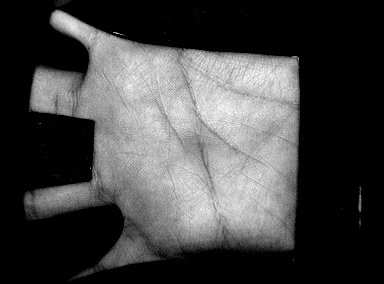
#> input picture Palmprint Segmentation/imagini/PolyU_379_F_10(1).bmp, 384 x 284 px, given in place of PolyU_381_S_10.bmp, which was not available; the run also reads 1 picture not shown here
$ jupyter execute --allow-errors 'Palmprint identification.ipynb'   (text cells are left out)
#> lines starting #> are read from the running program, lines starting #| are printed output that depends on the picture; after the words box and inside, x2 and y2 are one past the last pixel; in counts of white or black regions, pixels touching at a corner belong together; long printed decimals are rounded; pictures that were not available may be replaced by others from this repository, and a replacement may not be noted
[cell 1]
import matplotlib.image as img
import matplotlib.pyplot as plt
import os
import warnings
import numpy as np
import cv2
import tqdm

warnings.filterwarnings("ignore")

[cell 2]
len(os.listdir('./imagini'))

[cell 3]
all_files = os.listdir('./imagini')
all_files[:10]

[cell 4]
image = img.imread('./imagini/PolyU_381_S_10.bmp')
#> image is the input picture: shape (284, 384); min 0, max 255, mean 68.6
image.shape

[cell 5]
def see_test_image(filename):
#> called with filename = './imagini/PolyU_386_F_08.bmp'
    gray = cv2.imread(filename, 0)
    image = cv2.merge([gray, gray, gray])
    print('Shape: ', image.shape)
#| Shape:  (284, 384, 3)

    fig = plt.figure(figsize=(7,7))
    plt.imshow(image)
    plt.show()

see_test_image('./imagini/PolyU_386_F_08.bmp')

[cell 6]
def visualize_image(image, title=None):
    fig = plt.figure(figsize=(7,7))

    if len(list(image.shape)) == 2:
        image = cv2.cvtColor(image, cv2.COLOR_GRAY2RGB)

    plt.imshow(image)
    if title != None:
        plt.title(title, fontdict = {'fontsize' : 10})
    plt.show()

[cell 7]
def gaussian_blur(original_img, filter_size):
#> called with filter_size = (7, 7)
    return cv2.GaussianBlur(original_img, filter_size, 0)

def visualize_original_blurred_in_comparison(filename, filter_size, blur_function):
    original_img = cv2.imread(filename)
    blur = blur_function(original_img, filter_size)
    visualize_image(original_img, title='The original image')
    visualize_image(blur, title='The blurred image')

visualize_original_blurred_in_comparison(
    filename='./imagini/PolyU_386_F_08.bmp',
    filter_size=(7,7),
    blur_function=gaussian_blur)

[cell 8]
def visualize_original_vs_modified(original_img, modified):
    visualize_image(original_img, title='ORIGINAL')
    visualize_image(modified, title='MODIFIED')

def thresholding_to_binary(image):
    return cv2.threshold(image, 120, 255, cv2.THRESH_BINARY)[1]
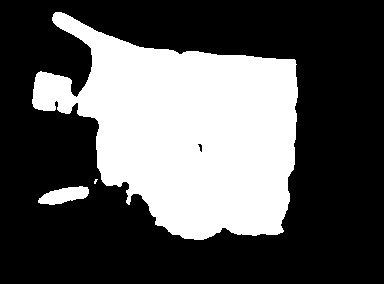
#> returned value: shape (284, 384); 34.1% white; 3 white regions (1 under 20 px), largest, box (x1, y1, x2, y2) and area: (32, 12, 298, 240) 36551, (38, 186, 89, 205) 615

filter_size = (9,9)
original_img = cv2.imread('./imagini/PolyU_386_F_08.bmp', 0)
modified_img = gaussian_blur(original_img, filter_size)
modified_img = thresholding_to_binary(modified_img)
visualize_original_vs_modified(original_img, modified_img)

[cell 9]
def get_starting_points_white(image):
    image = modified_img

    lines = image.shape[0]
    columns = image.shape[1]

    starting_points_white = []

    for i in range(lines):
        for j in range(columns):
            if image[i][j] == 0:
                continue
            else:
                starting_points_white.append((i, j))
                break

    sorted_coordinates_based_on_line_and_after_column = sorted(sorted(starting_points_white, key=lambda x: x[0]),
                                                key=lambda x: x[1], reverse=True)
    return sorted_coordinates_based_on_line_and_after_column

[cell 10]
sorted_coordinates_based_on_line_and_after_column = get_starting_points_white(image)
#> sorted_coordinates_based_on_line_and_after_column = 228 pairs, first value 12 to 239, second value 32 to 194

[cell 11]
sorted_coordinates_based_on_line_and_after_column[:30]
#> Out = 30 pairs, first value 206 to 239, second value 149 to 194

[cell 12]
image= modified_img

def get_contour_left_hand_side(image):
    # the countour if a point which has at least different neighbour

    lines = image.shape[0]
    columns = image.shape[1]

    countour_points = []

    for i in range(1, lines-1):
        for j in range(1, columns // 2): # the boundaries should be in the first half of the image
            if image[i][j] != image[i][j + 1] or image[i][j] != image[i][j - 1] or \
               image[i][j] != image[i - 1][j] or image[i][j] != image[i + 1][j]:
                countour_points.append((i, j))

    return countour_points

countour_points = get_contour_left_hand_side(image)
#> countour_points = 1473 pairs, first value 11 to 239, second value 31 to 191

def visualize_contour_points(grayscale_only, countour_points):
    image = cv2.merge([grayscale_only, grayscale_only, grayscale_only])
    fig, (ax1, ax2) = plt.subplots(1,2,figsize=(15,8))
    ax1.imshow(image)

    lines = image.shape[0]
    columns = image.shape[1]

    for i in range(lines):
        for j in range(columns):
            if list(set(image[i][j]))[0] == 0:
                image[i][j] = [255, 255, 255]
#> image: shape (284, 384, 3); every value is 255

    for coords in countour_points:
        image[coords[0]][coords[1]] = [125, 125, 125]
#> this loop made 1473 passes
#> coords on passes 1 to 3: (11, 55), (11, 56), (11, 57)
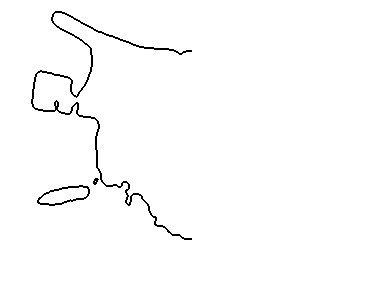
#> image: shape (284, 384, 3); values 125 (black) and 255 (white), 98.6% white; black in thin lines or dots, all inside (x1, y1, x2, y2) = (31, 11, 192, 240)

    ax2.imshow(image)
    ax2.set_title("Contour left hand side")
    plt.show()
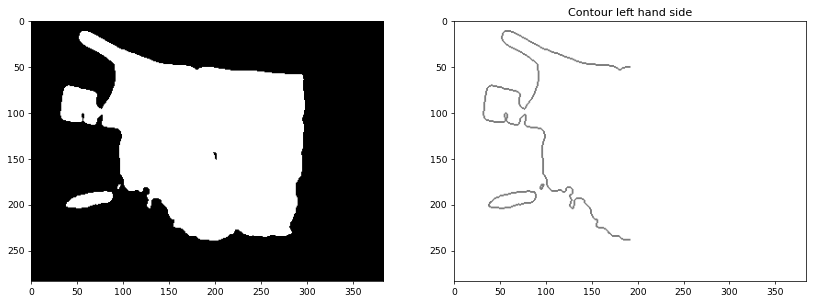
#> figure drawn by matplotlib, 2 panels

visualize_contour_points(image, countour_points)

[cell 13]
def get_coordinates_zones_between_fingers(image):
    lines = image.shape[0]
    columns = image.shape[1]

    # between fingers there should be  at least 3 zones with black and 4 zones with white
    # if on a column we have smth like this it means the zones between fingers are started

    for col in range(columns // 2):
        fingers_detected_coords = []
        black_zones_detected_coords = []
        for line in range(lines - 1):
            if image[line][col] == 0 and black_zones_detected_coords == [] and fingers_detected_coords == []:
                black_zones_detected_coords.append((line, col))
            elif image[line][col] == 255 and black_zones_detected_coords == [] and fingers_detected_coords == []:
                fingers_detected_coords.append((line, col))
            elif image[line][col] == 0 and image[line + 1][col] == 255:
                black_zones_detected_coords.append((line, col))
            elif image[line][col] == 255 and image[line + 1][col] == 0:
                fingers_detected_coords.append((line, col))
        if len(fingers_detected_coords) == 4:
            break

    return fingers_detected_coords

fingers_detected_coords = get_coordinates_zones_between_fingers(image)
#> fingers_detected_coords = [(24, 55), (101, 55), (109, 55), (203, 55)]
fingers_detected_coords
#> Out = [(24, 55), (101, 55), (109, 55), (203, 55)]

[cell 14]
def get_complete_boundaries_between_fingers(image):
    fingers_detected_coords = get_coordinates_zones_between_fingers(image)
#> fingers_detected_coords = [(24, 55), (101, 55), (109, 55), (203, 55)]
    contour_points = get_contour_left_hand_side(image)
#> contour_points has the same summary as countour_points outside get_complete_boundaries_between_fingers

    lower_bound_x_boundary12 = fingers_detected_coords[0][0]
#> lower_bound_x_boundary12 = 24
    upper_bound_x_boundary12 = fingers_detected_coords[1][0]
#> upper_bound_x_boundary12 = 101

    lower_bound_x_boundary34 = fingers_detected_coords[2][0]
#> lower_bound_x_boundary34 = 109
    upper_bound_x_boundary34 = fingers_detected_coords[3][0]
#> upper_bound_x_boundary34 = 203

    boundary12_coordinates_set = []
    boundary34_coordinates_set = []

    for coordinates in contour_points:
        if coordinates[0] > lower_bound_x_boundary12 and coordinates[0] < upper_bound_x_boundary12:
            boundary12_coordinates_set.append(coordinates)
        elif coordinates[0] > lower_bound_x_boundary34 and coordinates[0] < upper_bound_x_boundary34:
            boundary34_coordinates_set.append(coordinates)
#> this loop made 1473 passes
#> after the loop, boundary12_coordinates_set = 541 pairs, first value 25 to 100, second value 31 to 191; boundary34_coordinates_set = 576 pairs, first value 110 to 202, second value 37 to 146

    return boundary12_coordinates_set, boundary34_coordinates_set

boundary12_coordinates_set, boundary34_coordinates_set = get_complete_boundaries_between_fingers(image)

print('boundary12_coordinates_set = ', boundary12_coordinates_set[:10], "etc.")
#| boundary12_coordinates_set =  [(25, 55), (25, 56), (25, 85), (25, 86), (25, 87), (25, 88), (26, 56), (26, 57), (26, 58), (26, 87)] etc.
print('boundary34_coordinates_set = ', boundary34_coordinates_set[:10], "etc.")
#| boundary34_coordinates_set =  [(110, 38), (110, 39), (110, 40), (110, 41), (110, 42), (110, 43), (110, 44), (110, 45), (110, 46), (110, 47)] etc.

[cell 15]
def visualize_complete_boundaries(grayscale_only, boundary12_coordinates_set, boundary34_coordinates_set):
    image = cv2.merge([grayscale_only, grayscale_only, grayscale_only])
    fig, (ax1, ax2) = plt.subplots(1,2,figsize=(15,8))
    ax1.imshow(image)

    lines = image.shape[0]
    columns = image.shape[1]

    for i in range(lines):
        for j in range(columns):
            if list(set(image[i][j]))[0] == 0:
                image[i][j] = [255, 255, 255]

    for coords in countour_points:
        image[coords[0]][coords[1]] = [125, 125, 125]

    for coords in boundary12_coordinates_set:
        image[coords[0]][coords[1]] = [0, 255, 0]
#> this loop made 541 passes
#> coords on passes 1 to 3: (25, 55), (25, 56), (25, 85)
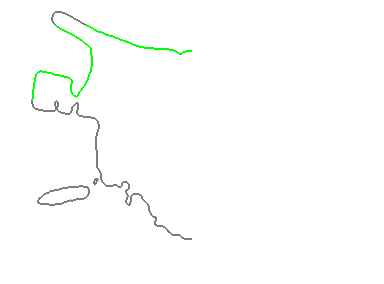
#> image: shape (284, 384, 3); 0.5% of pixels changed, all inside (x1, y1, x2, y2) = (31, 25, 192, 101); drawn as B, G, R

    for coords in boundary34_coordinates_set:
        image[coords[0]][coords[1]] = [0, 255, 0]
#> this loop made 576 passes
#> coords on passes 1 to 3: (110, 38), (110, 39), (110, 40)
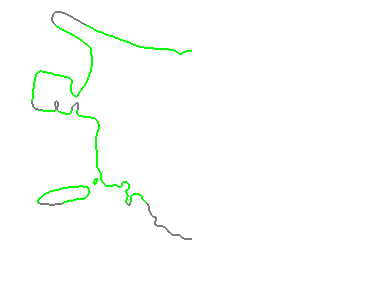
#> image: shape (284, 384, 3); 0.53% of pixels changed, all inside (x1, y1, x2, y2) = (37, 110, 147, 203); drawn as B, G, R

    ax2.imshow(image)
    plt.show()

visualize_complete_boundaries(image, boundary12_coordinates_set, boundary34_coordinates_set)

[cell 16]
def get_starting_points_white(image):
    lines = image.shape[0]
    columns = image.shape[1]

    starting_points_white = []

    for i in range(lines):
        for j in range(columns):
            if image[i][j] == 0:
                continue
            else:
                starting_points_white.append((i, j))
                break

    sorted_coordinates_based_on_line_and_after_column = sorted(sorted(starting_points_white, key=lambda x: x[0]),
                                                key=lambda x: x[1], reverse=True)
    return sorted_coordinates_based_on_line_and_after_column

[cell 17]
def get_extreme_boundaries_of_the_gaps_between_fingers_12_34(image):
    sorted_extreme_point_based_on_line_and_after_column = get_starting_points_white(image)
#> sorted_extreme_point_based_on_line_and_after_column has the same summary as sorted_coordinates_based_on_line_and_after_column outside get_extreme_boundaries_of_the_gaps_between_fingers_12_34

    lower_bound_x_boundary12 = 40
    upper_bound_x_boundary12 = 130

    lower_bound_x_boundary34 = 200
    upper_bound_x_boundary34 = 270

    boundary12_extreme_point = None
    boundary34_extreme_point = None

    for coordinates in sorted_extreme_point_based_on_line_and_after_column:
        if coordinates[0] > lower_bound_x_boundary12 and coordinates[0] < upper_bound_x_boundary12:
            boundary12_extreme_point = coordinates
            break
#> this loop made 46 passes
#> boundary12_extreme_point on pass 46: (124, 99)

    for coordinates in sorted_extreme_point_based_on_line_and_after_column:
        if coordinates[0] > lower_bound_x_boundary34 and coordinates[0] < upper_bound_x_boundary34:
            boundary34_extreme_point = coordinates
            break
#> this loop made 1 pass
#> boundary34_extreme_point on pass 1: (239, 194)

    return boundary12_extreme_point, boundary34_extreme_point


boundary12_extreme_point, boundary34_extreme_point = get_extreme_boundaries_of_the_gaps_between_fingers_12_34(image)
#> boundary12_extreme_point = (124, 99); boundary34_extreme_point = (239, 194)

print('boundary12_extreme_point = ', boundary12_extreme_point)
#| boundary12_extreme_point =  (124, 99)
print('boundary34_extreme_point = ', boundary34_extreme_point)
#| boundary34_extreme_point =  (239, 194)

[cell 18]
def visualize_chosen_boundaries(grayscale_only, boundary12_extreme_point, boundary34_extreme_point):
#> called with boundary12_extreme_point = (124, 99), boundary34_extreme_point = (239, 194)
    image = cv2.merge([grayscale_only, grayscale_only, grayscale_only])
    image[boundary12_extreme_point[0]][boundary12_extreme_point[1]] = [255, 0, 0]
#> image: shape (284, 384, 3); mean of channels 0, 1, 2 86.9, 86.9, 86.9
    image[boundary34_extreme_point[0]][boundary34_extreme_point[1]] = [255, 0, 0]
#> image: shape (284, 384, 3); mean of channels 0, 1, 2 86.9, 86.9, 86.9

    cv2.rectangle(image, (boundary12_extreme_point[1]-10, boundary12_extreme_point[0]-10),
                         (boundary12_extreme_point[1]+10, boundary12_extreme_point[0]+10), (0, 255, 0), 1)
#> image: shape (284, 384, 3); mean of channels 0, 1, 2 86.8, 87, 86.8
    cv2.rectangle(image, (boundary34_extreme_point[1]-10, boundary34_extreme_point[0]-10),
                         (boundary34_extreme_point[1]+10, boundary34_extreme_point[0]+10), (0, 255, 0), 1)
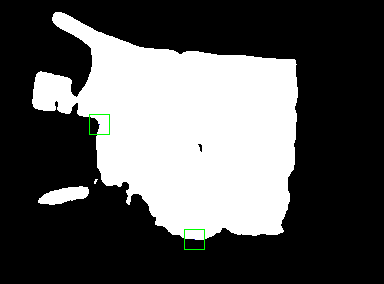
#> image: shape (284, 384, 3); mean of channels 0, 1, 2 86.7, 87.1, 86.7; drawn as B, G, R
    fig = plt.figure(figsize=(15,15))
    plt.imshow(image)
    plt.show()

visualize_chosen_boundaries(image, boundary12_extreme_point, boundary34_extreme_point)

[cell 19]
slope = (boundary34_extreme_point[1] - boundary12_extreme_point[1])/ \
        (boundary34_extreme_point[0] - boundary12_extreme_point[0])
#> slope = 0.826
slope
#> Out = 0.826

[cell 20]
def slope_intercept(x1, y1, x2, y2):
    a = (y2 - y1) / (x2 - x1)
    b = y1 - a * x1
    return a,b

def visualize_tangent(grayscale_only, boundary12_extreme_point, boundary34_extreme_point):
#> called with boundary12_extreme_point = (124, 99), boundary34_extreme_point = (239, 194)
    image = cv2.merge([grayscale_only, grayscale_only, grayscale_only])
    image[boundary12_extreme_point[0]][boundary12_extreme_point[1]] = [255, 0, 0]
    image[boundary34_extreme_point[0]][boundary34_extreme_point[1]] = [255, 0, 0]

    cv2.rectangle(image, (boundary12_extreme_point[1]-10, boundary12_extreme_point[0]-10),
                         (boundary12_extreme_point[1]+10, boundary12_extreme_point[0]+10), (0, 255, 0), 1)
    cv2.rectangle(image, (boundary34_extreme_point[1]-10, boundary34_extreme_point[0]-10),
                         (boundary34_extreme_point[1]+10, boundary34_extreme_point[0]+10), (0, 255, 0), 1)

    slope, intercept = slope_intercept(boundary34_extreme_point[0], boundary34_extreme_point[1],
                                      boundary12_extreme_point[0], boundary12_extreme_point[1])
#> slope = 0.826; intercept = -3.43
    print('boundary12_extreme_point = ', boundary12_extreme_point)
#| boundary12_extreme_point =  (124, 99)
    print('boundary34_extreme_point = ', boundary34_extreme_point)
#| boundary34_extreme_point =  (239, 194)
    print("The equation for the tangent is going to be: y = " + str(slope) + " * x + " + str(intercept))
#| The equation for the tangent is going to be: y = 0.8261 * x + -3.435

    for line in range(image.shape[0]):
        image[line][int(line * slope + intercept)] = [255, 0, 0]
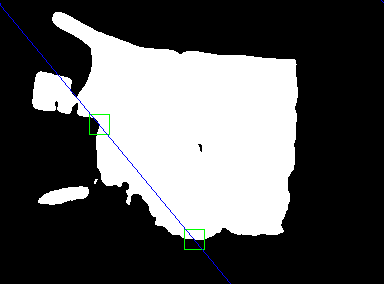
#> image: shape (284, 384, 3); 0.26% of pixels changed, all inside (x1, y1, x2, y2) = (0, 0, 384, 284); drawn as B, G, R

    fig = plt.figure(figsize=(15,15))
    plt.imshow(image)
    plt.show()

visualize_tangent(image, boundary12_extreme_point, boundary34_extreme_point)

[cell 21]
point1 = (37, 78)
point2 = (216, 53)

[cell 22]
slope = -0.11486486486486487
intercept = 155.04054054054055

78 <= slope * 37 + intercept

[cell 23]
53 <= slope * 216 + intercept

[cell 24]
def get_middle_x_y_tangent(boundary12_extreme_point, boundary34_extreme_point):
#> called with boundary12_extreme_point = (124, 99), boundary34_extreme_point = (239, 194)
    middle_between_extreme_points_x = (boundary34_extreme_point[0] - boundary12_extreme_point[0]) // 2 + boundary12_extreme_point[0]
#> middle_between_extreme_points_x = 181

    middle_between_extreme_points_y = abs(boundary12_extreme_point[1] - boundary34_extreme_point[1]) // 2 + \
        min(boundary34_extreme_point[1], boundary12_extreme_point[1])
#> middle_between_extreme_points_y = 146
    return middle_between_extreme_points_x, middle_between_extreme_points_y

[cell 25]
import math

def sign(x):
    return math.copysign(1, x)

def get_middle_of_the_square(middle_tangent, slope, intercept):
    radius = 80
    border = 10
    center_y = middle_tangent[1] + border + radius
    # y = slope * x + intercept => x = (y - intercept) / slope
    center_x = int((center_y - intercept) // slope)
    return center_x, center_y

def get_square_points_coords(x12, x34, slope_perpendicular, intercept_12, intercept_34):
    border = 10
    radius = 80

    first = (x12[0], x12[1] + border)
    second = (x34[0], x34[1] + border)

    third_y = x12[1] + border + 2 * radius
    third_x = int((third_y - intercept_12) // slope_perpendicular)
    third = (third_x, third_y)

    forth_y = x34[1] + border + 2 * radius
    forth_x = int((forth_y - intercept_34) // slope_perpendicular)
    forth = (forth_x, forth_y)
    return first, second, third, forth

def reverse_xy(coords):
    return coords[1], coords[0]


def rotate_image(original_img, angle):
    rows, cols = original_img.shape[:2]
    transformation_matrix = cv2.getRotationMatrix2D((cols / 2, rows / 2), angle, 1)
    rotated = cv2.warpAffine(original_img, transformation_matrix, (cols, rows))
    return rotated


def visualize_tangent_and_perpendicular_to_tangent(grayscale_only, boundary12_extreme_point, boundary34_extreme_point):
    image = cv2.merge([grayscale_only, grayscale_only, grayscale_only])
    image[boundary12_extreme_point[0]][boundary12_extreme_point[1]] = [255, 0, 0]
    image[boundary34_extreme_point[0]][boundary34_extreme_point[1]] = [255, 0, 0]
    middle_between_extreme_points_x, middle_between_extreme_points_y = get_middle_x_y_tangent(boundary12_extreme_point, boundary34_extreme_point)
#> middle_between_extreme_points_x = 181; middle_between_extreme_points_y = 146
    image[middle_between_extreme_points_x][middle_between_extreme_points_y] = [0, 0, 255]
#> image: shape (284, 384, 3); mean of channels 0, 1, 2 86.9, 86.9, 86.9

    cv2.rectangle(image, (boundary12_extreme_point[1]-10, boundary12_extreme_point[0]-10),
                         (boundary12_extreme_point[1]+10, boundary12_extreme_point[0]+10), (0, 255, 0), 1)
#> image: shape (284, 384, 3); mean of channels 0, 1, 2 86.8, 87, 86.8
    cv2.rectangle(image, (boundary34_extreme_point[1]-10, boundary34_extreme_point[0]-10),
                         (boundary34_extreme_point[1]+10, boundary34_extreme_point[0]+10), (0, 255, 0), 1)
#> image: shape (284, 384, 3); mean of channels 0, 1, 2 86.7, 87.1, 86.7
    cv2.rectangle(image, (middle_between_extreme_points_y-10, middle_between_extreme_points_x-10),
                         (middle_between_extreme_points_y+10, middle_between_extreme_points_x+10), (0, 255, 0), 1)
#> image: shape (284, 384, 3); mean of channels 0, 1, 2 86.5, 87.1, 86.5

    slope, intercept = slope_intercept(boundary34_extreme_point[0], boundary34_extreme_point[1],
                                       boundary12_extreme_point[0], boundary12_extreme_point[1])
#> slope = 0.826; intercept = -3.43

    slope_perpendicular = (-1) / slope
#> slope_perpendicular = -1.21
    intercept_perpendicular = middle_between_extreme_points_y - slope_perpendicular * middle_between_extreme_points_x
#> intercept_perpendicular = 365.1
    print('boundary12_extreme_point = ', boundary12_extreme_point)
#| boundary12_extreme_point =  (124, 99)
    print('boundary34_extreme_point = ', boundary34_extreme_point)
#| boundary34_extreme_point =  (239, 194)
    print('middle tangent coords = ', middle_between_extreme_points_x, middle_between_extreme_points_y)
#| middle tangent coords =  181 146
    print("\n\nThe equation for the tangent is going to be: y = " + str(slope) + " * x + " + str(intercept))
#| The equation for the tangent is going to be: y = 0.8261 * x + -3.435
    print("The equation for the perpendicular to tangent is going to be: y = " + str(slope_perpendicular) +
          " * x + " + str(intercept_perpendicular))
#| The equation for the perpendicular to tangent is going to be: y = -1.211 * x + 365.105

    for line in range(image.shape[0]):
        image[line][int(line * slope + intercept)] = [255, 0, 0]
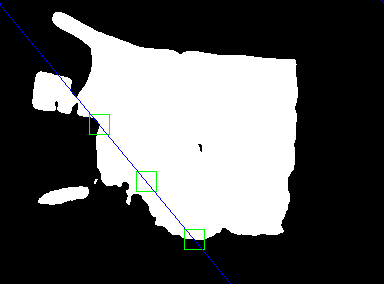
#> image: shape (284, 384, 3); mean of channels 0, 1, 2 86.8, 86.7, 86.2; drawn as B, G, R

    for line in range(image.shape[0]):
        y = int(line * slope_perpendicular + intercept_perpendicular)
        if y > 0  and y < image.shape[1]:
            image[line][y] = [255, 0, 0]
#> this loop made 284 passes
#> y on passes 1 to 3: 365, 363, 362
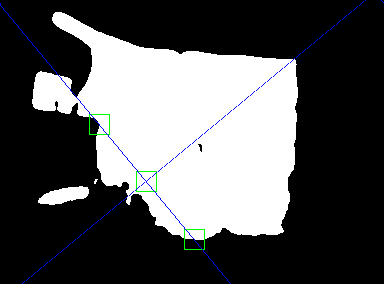
#> image: shape (284, 384, 3); 0.26% of pixels changed, all inside (x1, y1, x2, y2) = (22, 0, 366, 284); drawn as B, G, R

    intercept_x12 = boundary12_extreme_point[1] - slope_perpendicular * boundary12_extreme_point[0]
#> intercept_x12 = 249.1
    for line in range(image.shape[0]):
        y = int(line * slope_perpendicular + intercept_x12)
        if y > 0  and y < image.shape[1]:
            image[line][y] = [255, 0, 0]
#> this loop made 284 passes
#> y on passes 1 to 3: 249, 247, 246
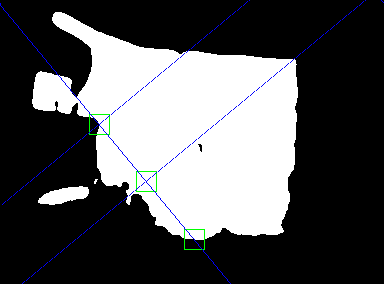
#> image: shape (284, 384, 3); 0.19% of pixels changed, all inside (x1, y1, x2, y2) = (2, 0, 250, 205); drawn as B, G, R

    intercept_x34 = boundary34_extreme_point[1] - slope_perpendicular * boundary34_extreme_point[0]
#> intercept_x34 = 483.3
    for line in range(image.shape[0]):
        y = int(line * slope_perpendicular + intercept_x34)
        if y > 0  and y < image.shape[1]:
            image[line][y] = [255, 0, 0]
#> this loop made 284 passes
#> y on passes 1 to 3: 483, 482, 480
#> (the rest of the program and of its run is left out)
